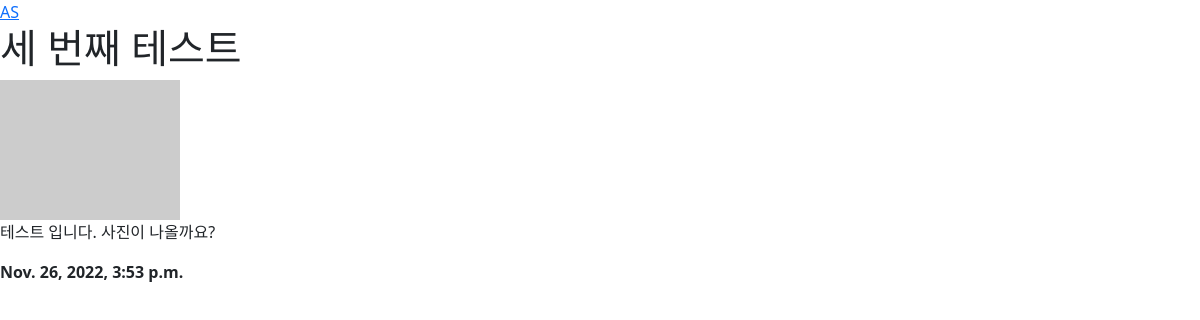
Screenshot of /post/3/ with the database file from the repository.
### post/models.py (models this page shows, shortened)
class Post(models.Model):
  title = models.CharField(max_length=30)
  content = models.TextField()
  head_image = models.ImageField(upload_to='post/images/%Y/%m/%d/', blank=True)
  dt_create = models.DateTimeField(auto_now_add=True)
  dt_update = models.DateTimeField(auto_now=True)

### post/views.py (the view)
# urls.py: path('<int:pk>/', views.PostDetail.as_view(), name='post_detail'),
class PostDetail(DetailView):
  model = Post
  template_name = 'post/post_detail.html'

### post/templates/post/post_detail.html (shortened to what this page needs)
<!DOCTYPE html>
{% load static %}
<html lang="en">
<head>
  <link rel="stylesheet" href="{% static 'post/bootstrap/bootstrap.min.css' %}" media="screen">
</head>
<body>
  <nav>
    <a href="/post/">AS</a>
  </nav>
  <h1>{{ post.title }}</h1>
  {% if post.head_image %}
  <img src="{{ post.head_image.url }}" class="content_img" alt="{{ post }} head image">
  {% else %}
  <img src="https://picsum.photos/seed/{{ post.id }}/180/140" alt="random img">
  {% endif %}
  <p>{{ post.content }}</p>
  <strong>{{ post.dt_create }}</strong>
</body>
</html>

### rows the page displays
Post: title "세 번째 테스트", content "테스트 입니다. 사진이 나올까요?", dt_create "Nov. 26, 2022, 3:53 p.m."
